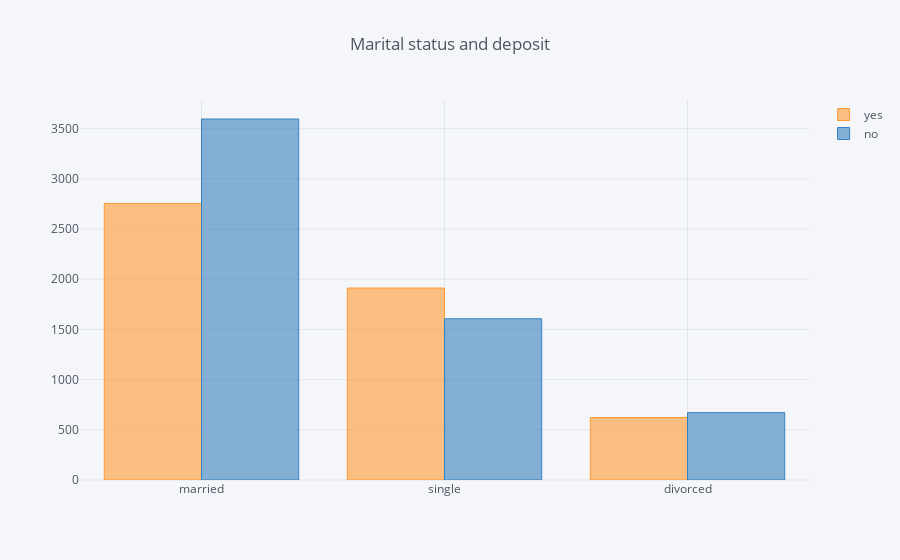

The notebook cell saved with this chart:
### Code cell
#marital status and deposit
j_df = pd.DataFrame()

j_df['yes'] = df[df['deposit'] == 'yes']['marital'].value_counts()
j_df['no'] = df[df['deposit'] == 'no']['marital'].value_counts()

j_df.iplot(kind = 'bar', title = 'Marital status and deposit')

### Figure 1 — Plotly figure (JSON) as saved in the notebook; plotly's stock layout.template omitted (floating-point values rounded to 4 significant figures)
{"data": [{"marker": {"color": "rgba(255, 153, 51, 0.6)", "line": {"color": "rgba(255, 153, 51, 1.0)", "width": 1}}, "name": "yes", "orientation": "v", "text": "", "type": "bar", "uid": "398021e3-971f-4125-a08a-298ee8f593af", "x": ["married", "single", "divorced"], "y": [2755, 1912, 622]}, {"marker": {"color": "rgba(55, 128, 191, 0.6)", "line": {"color": "rgba(55, 128, 191, 1.0)", "width": 1}}, "name": "no", "orientation": "v", "text": "", "type": "bar", "uid": "4641ed8b-13c3-4e25-9c99-eaad07e7683b", "x": ["married", "single", "divorced"], "y": [3596, 1606, 671]}], "layout": {"autosize": true, "legend": {"bgcolor": "#F5F6F9", "font": {"color": "#4D5663"}}, "paper_bgcolor": "#F5F6F9", "plot_bgcolor": "#F5F6F9", "title": {"font": {"color": "#4D5663"}, "text": "Marital status and deposit"}, "xaxis": {"autorange": true, "gridcolor": "#E1E5ED", "range": [-0.5, 2.5], "showgrid": true, "tickfont": {"color": "#4D5663"}, "title": {"font": {"color": "#4D5663"}, "text": ""}, "type": "category", "zerolinecolor": "#E1E5ED"}, "yaxis": {"autorange": true, "gridcolor": "#E1E5ED", "range": [0, 3785.0], "showgrid": true, "tickfont": {"color": "#4D5663"}, "title": {"font": {"color": "#4D5663"}, "text": ""}, "type": "linear", "zerolinecolor": "#E1E5ED"}}}
